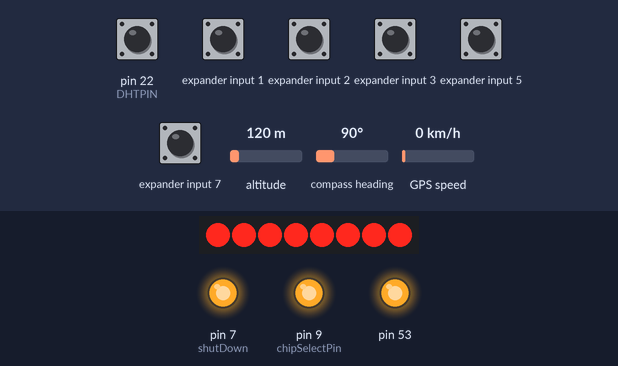
A sketch run on a simulated Arduino Mega 2560, built with avr-gcc and run on an emulated ATmega2560. On the bench: 8 port-expander outputs drawn as a row of LEDs (first output left, lit = HIGH), output pins drawn as LEDs (lit = HIGH). Inputs (shaded band) come from the test bench; at power-on: expander input 1–3, expander input 5, expander input 7, pin 22 (DHTPIN) HIGH, altitude 120 m, compass heading 90°, GPS speed 0 km/h. The local clock reads 2024-03-15 10:24:30 at power-on unless the sketch sets it; storage starts empty; the GPS gets a fix after 3 s at 37.7749, -122.4194 with 8 satellites; what the sketch prints to the serial monitor is not drawn.

Above: at 21.4 s.
Timing chart, 0 to 22.9 s (numbered marks = the images above):
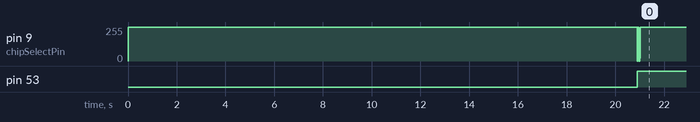

Measured:
- by itself, pin 53: LOW → HIGH at 20.9 s

The sketch:

ArduinoWeatherBalloon.ino
```cpp
/* All Imported Libraries */
#include <SD.h>
#include "DHT.h"
#include <Adafruit_GPS.h>
#include <SoftwareSerial.h>
#include <Adafruit_Sensor.h>
#include "TSL2561.h"
#include <SPI.h>
#include <Wire.h>
#include "RTClib.h"

/* All constant variables */
#define GPSECHO false //Off because we don't want to echo the GPS to the Serial monitor

//Constants for to calculate pressure for barometer
#define DHTPIN 22
#define DHTTYPE DHT11
#define PRESH   0x80
#define PRESL   0x82
#define TEMPH   0x84
#define TEMPL   0x86
#define A0MSB   0x88
#define A0LSB   0x8A
#define B1MSB   0x8C
#define B1LSB   0x8E
#define B2MSB   0x90
#define B2LSB   0x92
#define C12MSB   0x94
#define C12LSB   0x96
#define CONVERT   0x24
#define chipSelectPin 9
#define shutDown 7

/*
MPL115A1 sparkfun breakout baropressure meter
 For Arduino Uno:
 SDN       : pin 7
 CSN       : pin 10
 SDI/MOSI  : pin 11
 SDO/MISO  : pin 12
 SCK       : pin 13
 For Arduino Mega:
 SDN       : pin 7
 CSN       : pin 10 (we used Pin 9 because the SD card requires pin 10
 SDI/MOSI  : pin 51
 SDO/MISO  : pin 50
 SCK       : pin 52
*/

//Real time clock variable
RTC_DS1307 RTC;

int previousMillis = 0;
int interval = 1200000; //Time in milliseconds between writing to the SD card.

File dataFile; //Name of file we are writing to on the SD card

void setup()
{
  SD.begin(10,11,12,13); //The SD Shield uses 4 pins for the Arduino Mega

  pinMode(shutDown, OUTPUT);
  pinMode(chipSelectPin, OUTPUT);

  digitalWrite(chipSelectPin, HIGH);
  digitalWrite(shutDown, HIGH);

  Wire.begin();
  RTC.begin();

  //For debugging the code
  Serial.begin(9600);
  RTC.adjust(DateTime(__DATE__, __TIME__));
} // end of setup

void loop()
{
  int currentMillis = millis();
  if (currentMillis - previousMillis > interval) //Writing to SD card only after the interval of time has passed
  {
    dataFile = SD.open("datalog.txt", FILE_WRITE); //Opening and closing the SD Card once, instead of after reading each sensor
    int i = 0;
    for (i = 0; i < 8; i++)
    {
      switch (i)
      {
        case 0:
          getGeigerData();
          break;
        case 1:
          getGasData();
          break;
        case 2:
          getGPSData();
          break;
        case 3:
          getHumidityData();
          break;
        case 4:
          getBarometerData();
          break;
        case 5:
          getAccelerometerData();
          break;
        case 6:
          getLuminosityData();
          break;
        case 7:
          getClockData();
          break;
        }
    }
    dataFile.close(); //Closing data file
    Serial.println("Data was written.");
    previousMillis = currentMillis;  //Resetting timer
  }
} // end of loop
void getGeigerData()
{
  dataFile.print("Geiger: ");
  int data = abs(analogRead(13) - 1024);
  dataFile.println(data);
} //end of getGeigerData()
void getGasData()
{
  dataFile.print("Parts Per Millon of Hydrogen Gas: ");
  dataFile.println(analogRead(15));
} //end of getGas2Data()
void getGPSData()
{
  Adafruit_GPS GPS(&Serial1);
  GPS.begin(9600); // 9600 NMEA is the default baud rate for Adafruit MTK GPS's- some use 4800
  GPS.sendCommand(PMTK_SET_NMEA_OUTPUT_RMCGGA);

  // Setting the update rate to 1 Hz
  GPS.sendCommand(PMTK_SET_NMEA_UPDATE_1HZ);

  if (GPS.newNMEAreceived()) // if a sentence is received, we can check the checksum, parse it...
  {
     GPS.lastNMEA();

    if (!GPS.parse(GPS.lastNMEA()))   // this also sets the newNMEAreceived() flag to false
      return;  // we can fail to parse a sentence in which case we should just wait for another
  }
  dataFile.print("Fix: "); dataFile.print((int)GPS.fix);
  dataFile.print(" quality: "); dataFile.println((int)GPS.fixquality);
  if (GPS.fix) //If we get a fix, print the rest of the data
  {
      dataFile.print("Location: ");
      dataFile.print((GPS.latitude / 100.0), 4); dataFile.print(GPS.lat);
      dataFile.print(", ");
      dataFile.print((GPS.longitude / 100.0), 4); dataFile.println(GPS.lon);
      dataFile.print("Speed (mph): "); dataFile.println(GPS.speed * 1.15078); //Converting knots to miles per hour
      dataFile.print("Angle: "); dataFile.println(GPS.angle);
      dataFile.print("Altitude: "); dataFile.println(GPS.altitude);
      dataFile.print("Satellites: "); dataFile.println((int)GPS.satellites);
  }
} //end of getGPSData()
void getClockData()
{
   DateTime now = RTC.now();
   if (now.year() == 2013)
   {
     dataFile.print(now.year(), DEC);
     dataFile.print('/');
     dataFile.print(now.month(), DEC);
     dataFile.print('/');
     dataFile.print(now.day(), DEC);
     dataFile.print(' ');
     dataFile.print(now.hour(), DEC);
     dataFile.print(':');
     dataFile.print(now.minute(), DEC);
     dataFile.print(':');
     dataFile.print(now.second(), DEC);
     dataFile.println();
     dataFile.println();
   } //Extra new line for increased readability on the SD Card
} //end of getClockData()
//Helper method for reading the barometer
unsigned int readRegister(byte thisRegister)
{
    unsigned int result = 0;   // result to return
    digitalWrite(chipSelectPin, LOW);
    delay(10);
    SPI.transfer(thisRegister);
    result = SPI.transfer(0x00);
    digitalWrite(chipSelectPin, HIGH);
    return(result);
} // end of readRegister()
void getBarometerData()
{
    float A0_;
    float B1_;
    float B2_;
    float C12_;

    SPI.begin();

    // Reading registers that contain the chip-unique parameters to do the math
    // These constants are defined at the top of this program and are special for the barometer only
    unsigned int A0H = readRegister(A0MSB);
    unsigned int A0L = readRegister(A0LSB);
    A0_ = (A0H << 5) + (A0L >> 3) + (A0L & 0x07) / 8.0;

    unsigned int B1H = readRegister(B1MSB);
    unsigned int B1L = readRegister(B1LSB);
    B1_ = ( ( ( (B1H & 0x1F) * 0x100)+B1L) / 8192.0) - 3 ;

    unsigned int B2H = readRegister(B2MSB);
    unsigned int B2L = readRegister(B2LSB);
    B2_ = ( ( ( (B2H - 0x80) << 8) + B2L) / 16384.0 ) - 2 ;

    unsigned int C12H = readRegister(C12MSB);
    unsigned int C12L = readRegister(C12LSB);
    C12_ = ( ( ( C12H * 0x100 ) + C12L) / 16777216.0 );

    digitalWrite(chipSelectPin, LOW);
    delay(3);
    SPI.transfer(0x24);
    SPI.transfer(0x00);
    digitalWrite(chipSelectPin, HIGH);
    delay(3);
    digitalWrite(chipSelectPin, LOW);
    SPI.transfer(PRESH);
    unsigned int presH = SPI.transfer(0x00);
    delay(3);
    SPI.transfer(PRESL);
    unsigned int presL = SPI.transfer(0x00);
    delay(3);
    SPI.transfer(TEMPH);
    unsigned int tempH = SPI.transfer(0x00);
    delay(3);
    SPI.transfer(TEMPL);
    unsigned int tempL = SPI.transfer(0x00);
    delay(3);
    SPI.transfer(0x00);
    delay(3);

    digitalWrite(chipSelectPin, HIGH);

    unsigned long press = ((presH *256) + presL)/64;
    unsigned long temp  = ((tempH *256) + tempL)/64;

    float pressure = A0_+(B1_+C12_*temp)*press+B2_*temp;
    float preskPa = pressure*  (65.0/1023.0)+50.0; //Converting pressure to kilopascals
    if (preskPa != (float)(50.00) && preskPa < 110.00)
    {
        dataFile.print("Barometer Presure (kPa): ");
        dataFile.println(preskPa);
    }
} //end of getBarometerData()
void getAccelerometerData()
{
  int xPin = 8; //Pin for x axis direction
  int yPin = 9; //Pin for y axis direction
  int zPin = 10; //Pin for z axis direction

  /*
    The minimum and maximum values that came from the accelerometer. These constants vary on each Arduino,
    so expect to change it based on your own accelerometer. To calculate these values, analogRead each of
    the pins and see what values are outputted to the Serial Monitor.
  */
  int minValx = 333;
  int maxValx = 438;
  int minValy = 331;
  int maxValy = 664;
  int minValz = 410;
  int maxValz = 508;

  //These variables will hold the calculated values
  double x;
  double y;
  double z;

  //Reading raw data from each of the pins
  int xRead = analogRead(xPin);
  int yRead = analogRead(yPin);
  int zRead = analogRead(zPin);

  //In case we get even higher readings from the accelerometer
  if (xRead > maxValx)
  {
    maxValx = xRead;
  }
  if (yRead > maxValy)
  {
    maxValy = yRead;
  }
  if (zRead > maxValz)
  {
    maxValz = zRead;
  }

  //convert read values to degrees -90 to 90 - Needed for atan2
  int xAng = map(xRead, minValx, maxValx, -90, 90);
  int yAng = map(yRead, minValy, maxValy, -90, 90);
  int zAng = map(zRead, minValz, maxValz, -90, 90);

  dataFile.print("Orientation: ");
  dataFile.print(xAng);
  dataFile.print(" ");
  dataFile.print(yAng);
  dataFile.print(" ");
  dataFile.print(zAng);
  dataFile.println();
} //end of getAccelerometerData()
void getLuminosityData()
{
  TSL2561 tsl(TSL2561_ADDR_FLOAT);

   // You can change the gain on the fly, to adapt to brighter/dimmer light situations
  //tsl.setGain(TSL2561_GAIN_0X);         // set no gain (for bright situtations)
  tsl.setGain(TSL2561_GAIN_16X);      // set 16x gain (for dim situations)

  // Changing the integration time gives you a longer time over which to sense light
  // longer timelines are slower, but are good in very low light situtations!
  tsl.setTiming(TSL2561_INTEGRATIONTIME_13MS);  // shortest integration time (bright light)
  //tsl.setTiming(TSL2561_INTEGRATIONTIME_101MS);  // medium integration time (medium light)
  //tsl.setTiming(TSL2561_INTEGRATIONTIME_402MS);  // longest integration time (dim light)

  // Simple data read example. Just read the infrared, fullspecrtrum diode
  // or 'visible' (difference between the two) channels.
  // This can take 13-402 milliseconds! Uncomment whichever of the following you want to read
  uint16_t x = tsl.getLuminosity(TSL2561_VISIBLE);
  //uint16_t x = tsl.getLuminosity(TSL2561_FULLSPECTRUM);
  //uint16_t x = tsl.getLuminosity(TSL2561_INFRARED);

  // More advanced data read example. Read 32 bits with top 16 bits IR, bottom 16 bits full spectrum
  // That way you can do whatever math and comparisons you want!
  uint32_t lum = tsl.getFullLuminosity();
  uint16_t ir, full;
  ir = lum >> 16;
  full = lum & 0xFFFF;
  dataFile.print("IR: "); dataFile.print(ir);   dataFile.print("\t");
  dataFile.print("Full: "); dataFile.print(full);   dataFile.print("\t");
  dataFile.print("Visible: "); dataFile.print(full - ir);   dataFile.print("\t");
  dataFile.print("Lux: "); dataFile.println(tsl.calculateLux(full, ir));
} //End of getLuminosityData()
void getHumidityData()
{
  DHT dht(DHTPIN, DHTTYPE);
  dht.begin();
  // Reading temperature or humidity takes about 250 milliseconds
  // Sensor readings may also be up to 2 seconds because this is a digital sensor
  float h = dht.readHumidity();
  float t = dht.readTemperature();

  dataFile.print("Humidity: ");
  dataFile.println(h);
  dataFile.print("Temperature (Celsius): ");
  dataFile.println(t);
  dataFile.print("Temperature (Fahrenheit): ");
  t = (t * (1.8)) + 32;
  dataFile.println(t);
} //End of getHumidityData()
```
